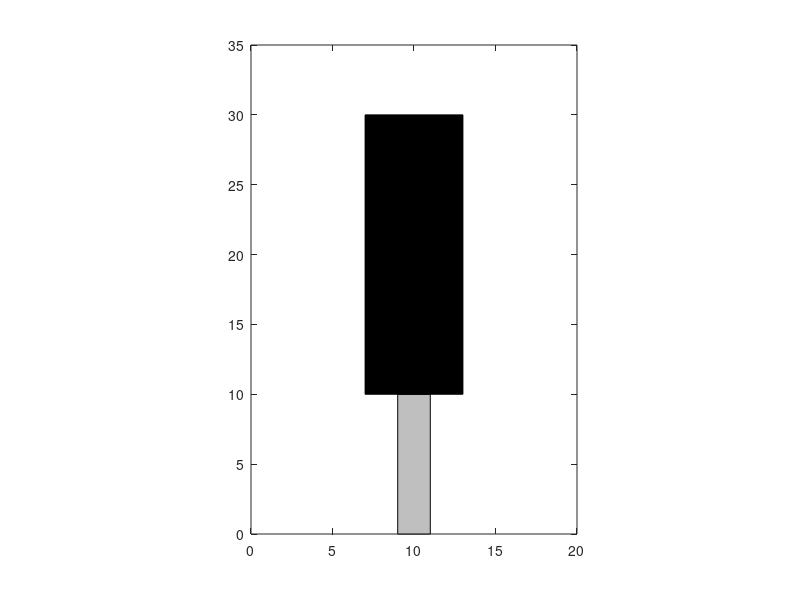

Source code (MATLAB):
function Traffic_Light_Design()
%% Stand %%
x = [9     11      11      9       9];      %(9,0) => (11,0) => (11,10) => (9,10) => (9,0)
y = [0      0      10      10      0];
Gray_RGB = [0.75 0.75 0.75];
fill(x,y,Gray_RGB);
hold on;

%% Frame %%
x = [7     13      13      7       7];      %(7,10) => (13,10) => (13,30) => (7,30) => (7,10)
y = [10    10      30     30      10];    
fill(x,y,'k');

%% Labels and Limits %%
xlim([0 20]);
ylim([0 35]);
pbaspect([1 1.5 1]);
end